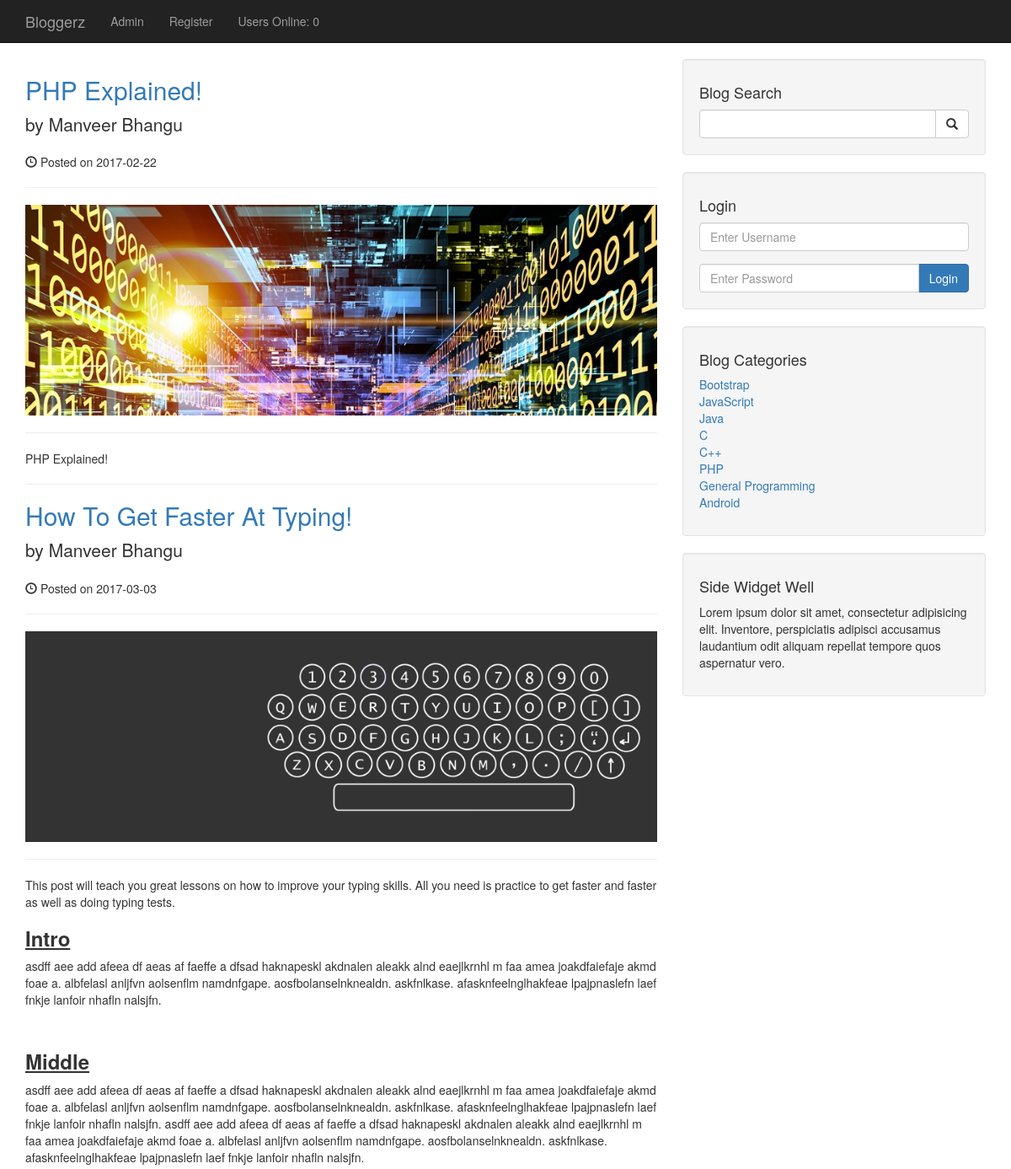
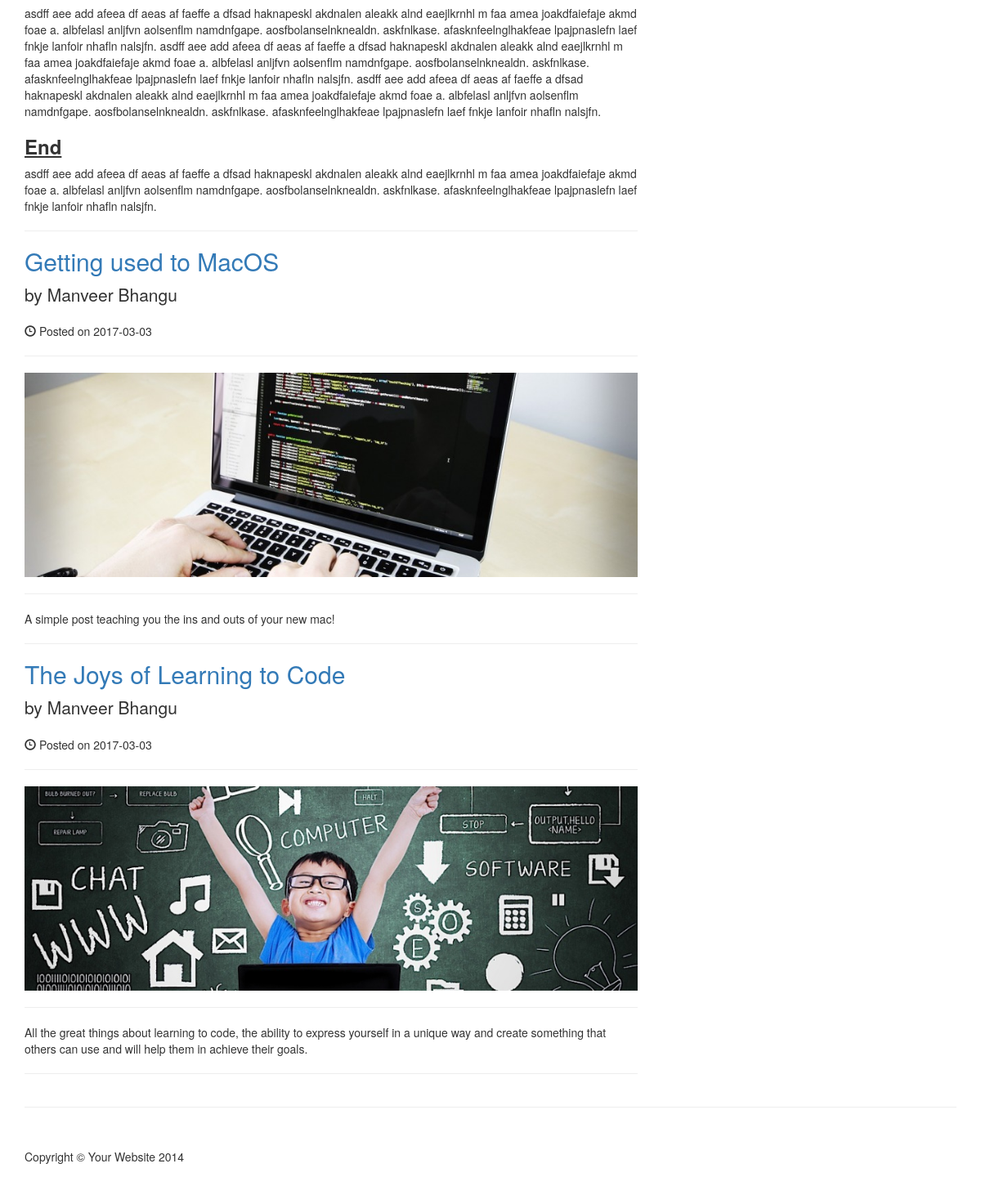
Page /author_posts.php?author=Manveer Bhangu&p_id=4 on the committed database (2 pictures, top to bottom).
### tables this page shows
CREATE TABLE `posts` (
  `post_id` int(3) NOT NULL,
  `post_cat_id` int(3) NOT NULL,
  `post_title` varchar(255) NOT NULL,
  `post_author` varchar(255) NOT NULL,
  `post_date` date NOT NULL,
  `post_image` text NOT NULL,
  `post_content` text NOT NULL,
  `post_tags` varchar(255) NOT NULL,
  `post_comment_count` int(11) NOT NULL,
  `post_status` varchar(255) NOT NULL DEFAULT 'Draft',
  `post_view_count` int(11) NOT NULL
);

CREATE TABLE `categories` (
  `cat_id` int(3) NOT NULL,
  `cat_title` varchar(255) NOT NULL
);

### author_posts.php (the view, shortened to what this page needs)
<?php
include "includes/header.php";
?>
    <?php
    include "includes/nav.php";
    ?>
    <div class="container">
        <div class="row">
            <div class="col-md-8">
                <?php
                if(isset($_GET['p_id']))
                {
                    $post_author = $_GET['author'];
                }
                $query = "SELECT * FROM posts WHERE post_author = '{$post_author}' AND post_status != 'Draft'";
                $posts_query = mysqli_query($connection, $query);
                while($row = mysqli_fetch_assoc($posts_query))
                {
                    $post_id = $row['post_id'];
                    $post_title = $row['post_title'];
                    $post_author = $row['post_author'];
                    $post_date = $row['post_date'];
                    $post_image = $row['post_image'];
                    $post_content = $row['post_content'];
                ?>
                <h2>
                    <a href="post.php?p_id=<?php echo $post_id; ?>"><?php echo $post_title ?></a>
                </h2>
                <p class="lead">
                    by <?php echo $post_author ?></a>
                </p>
                <p><span class="glyphicon glyphicon-time"></span> Posted on <?php echo $post_date ?></p>
                <hr>
                <img class="img-responsive" src="images/<?php echo $post_image ?>" alt="">
                <hr>
                <p><?php echo $post_content ?></p>
                <hr>
                <?php
                }
                ?>
            </div>
            <?php
            include "includes/sidebar.php";
            ?>
        </div>
        <hr>
<?php
include "includes/footer.php";
?>

### includes/sidebar.php
<div class="col-md-4">
    <div class="well">
        <h4>Blog Search</h4>
        <form action="search.php" method="post">
        <div class="input-group">
            <input name="search" type="text" class="form-control">
            <span class="input-group-btn">
                <button name="submit" class="btn btn-default" type="submit">
                    <span class="glyphicon glyphicon-search"></span>
            </button>
            </span>
        </div>
        </form>
    </div>
    <div class="well">
        <h4>Login</h4>
        <form action="includes/login.php" method="post">
        <div class="form-group">
            <input name="username" type="text" class="form-control" placeholder="Enter Username">
        </div>
        <div class="input-group">
            <input name="password" type="password" class="form-control" placeholder="Enter Password">
            <span class="input-group-btn">
                <button class="btn btn-primary" name="login" type="submit">Login</button>
            </span>
        </div>
        </form>
    </div>
    <div class="well">
    <?php
        $query = "SELECT * FROM categories";
        $categories_query = mysqli_query($connection, $query);
    ?>
        <h4>Blog Categories</h4>
        <div class="row">
            <div class="col-lg-12">
                <ul class="list-unstyled">
                <?php
                    while($row = mysqli_fetch_assoc($categories_query))
                    {
                        $cat_id = $row['cat_id'];
                        $cat_title = $row['cat_title'];
                        echo "<li><a href ='category.php?category=$cat_id'>{$cat_title}</a></li>";
                    }
                ?>
                </ul>
            </div>
        </div>
    </div>
    <?php include "widget.php"; ?>
</div>

### css/blog-home.css (style rules this page uses)
body { padding-top: 70px; }

### rows in the picture
posts: post_title "PHP Explained!", post_author "Manveer Bhangu", post_date "2017-02-22", post_image (picture), post_content "PHP Explained!"
posts: post_title "How To Get Faster At Typing!", post_author "Manveer Bhangu", post_date "2017-03-03", post_image (picture), post_content "This post will teach you great lessons on how to improve your typing skills. All you need is practice to get faster and faster as well as doing typing tests. Intro asdff aee add afeea df aeas af faeffe a dfsad haknapeskl akdnalen aleakk alnd eaejlkrnhl m faa amea joakdfaiefaje akmd foae a. albfelasl anljfvn aolsenflm namdnfgape. aosfbolanselnknealdn. askfnlkase. afasknfeelnglhakfeae lpajpnaslefn laef fnkje lanfoir nhafln nalsjfn. Middle asdff aee add afeea df aeas af faeffe a dfsad haknapeskl akdnalen aleakk alnd eaejlkrnhl m faa amea joakdfaiefaje akmd foae a. albfelasl anljfvn aolsenflm namdnfgape. aosfbolanselnknealdn. askfnlkase. afasknfeelnglhakfeae lpajpnaslefn laef fnkje lanfoir…"
posts: post_title "Getting used to MacOS", post_author "Manveer Bhangu", post_date "2017-03-03", post_image (picture), post_content "A simple post teaching you the ins and outs of your new mac!"
posts: post_title "The Joys of Learning to Code", post_author "Manveer Bhangu", post_date "2017-03-03", post_image (picture), post_content "All the great things about learning to code, the ability to express yourself in a unique way and create something that others can use and will help them in achieve their goals."
categories: cat_title "Bootstrap"
categories: cat_title "JavaScript"
categories: cat_title "Java"
categories: cat_title "C"
categories: cat_title "C++"
categories: cat_title "PHP"
categories: cat_title "General Programming"
categories: cat_title "Android"

### other values in the picture
users_online() "0"
